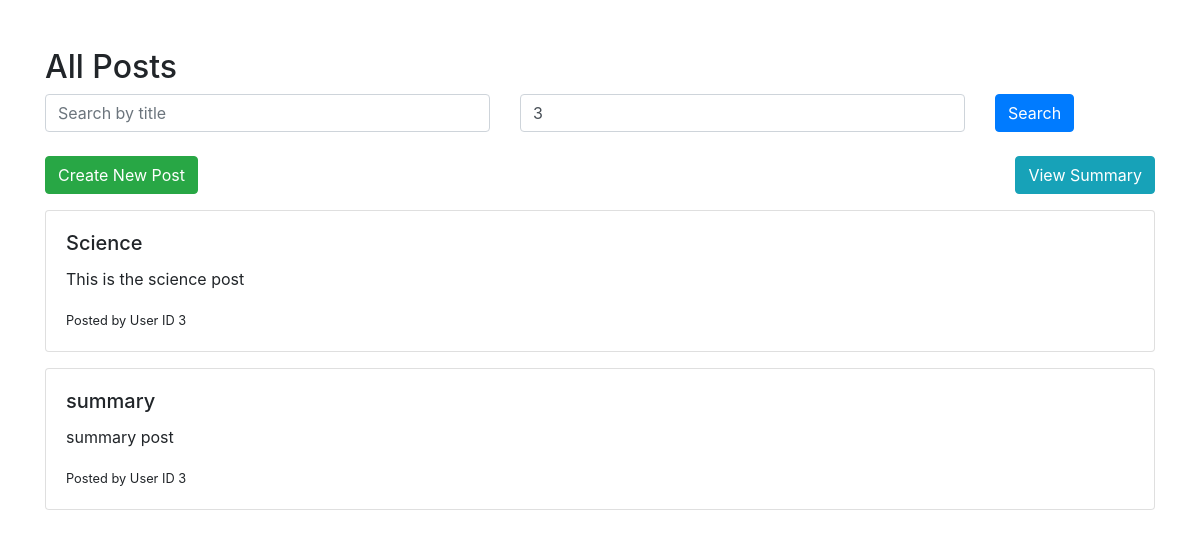
Page /search_posts?user_id=3 on the earlier database version.
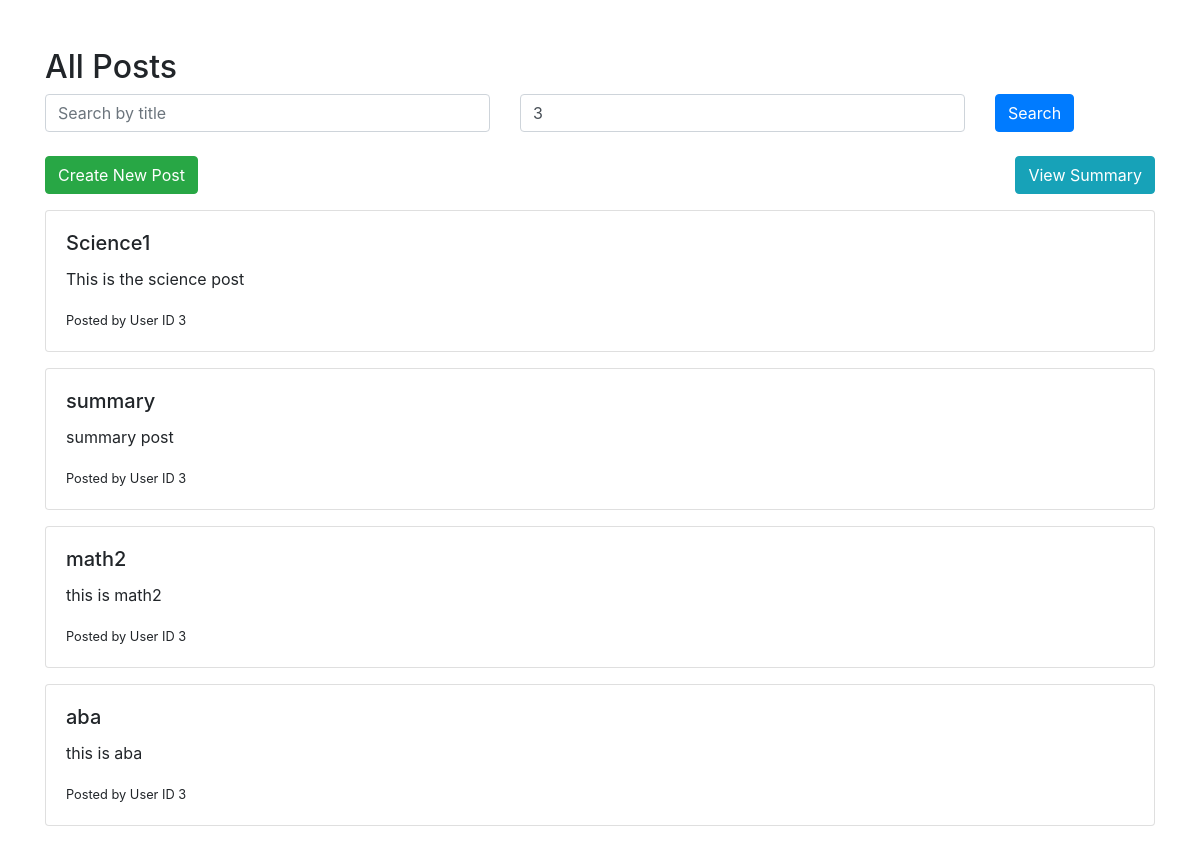
Same page on the later database version.
### models/models.py (models this page shows)
class Post(db.Model):
    __tablename__ = 'posts'
    id = db.Column(db.Integer, primary_key=True)
    title = db.Column(db.String(100), nullable=False)
    content = db.Column(db.Text, nullable=False)
    user_id = db.Column(db.Integer, db.ForeignKey('users.id'), nullable=False)
    flagged = db.Column(db.Boolean, default=False)

### controllers/controllers.py (the view)
@controllers.route('/search_posts', methods=['GET'])
def search_posts():
    title_query = request.args.get('title', '').strip()
    user_id_query = request.args.get('user_id', '').strip()
    query = Post.query
    if title_query:
        query = query.filter(Post.title.ilike(f'%{title_query}%'))
    if user_id_query:
        if user_id_query.isdigit():
            query = query.filter(Post.user_id == int(user_id_query))
        else:
            return "Invalid user ID. It must be a numeric value.", 400
    posts = query.all()
    return render_template('view_posts.html', posts=posts)

### templates/view_posts.html (shortened to what this page needs)
<!DOCTYPE html>
<html lang="en">
<head>
    <link href="https://stackpath.bootstrapcdn.com/bootstrap/4.5.2/css/bootstrap.min.css" rel="stylesheet">
</head>
<body>
    <div class="container mt-5">
        <h2>All Posts</h2>
        <form action="{{ url_for('controllers.search_posts') }}" method="GET" class="mb-4">
            <div class="row">
                <div class="col-md-5">
                    <input type="text" name="title" class="form-control" placeholder="Search by title" value="{{ request.args.get('title', '') }}">
                </div>
                <div class="col-md-5">
                    <input type="text" name="user_id" class="form-control" placeholder="Search by User ID" value="{{ request.args.get('user_id', '') }}">
                </div>
                <div class="col-md-2">
                    <button type="submit" class="btn btn-primary">Search</button>
                </div>
            </div>
        </form>
        <div class="d-flex justify-content-between mb-3">
            <a href="{{ url_for('controllers.create_post') }}" class="btn btn-success">Create New Post</a>
            <a href="{{ url_for('controllers.summary') }}" class="btn btn-info">View Summary</a>
        </div>
        {% if posts %}
            {% for post in posts %}
            <div class="card mb-3">
                <div class="card-body">
                    <h5 class="card-title">{{ post.title }}</h5>
                    <p class="card-text">{{ post.content }}</p>
                    <small>Posted by User ID {{ post.user_id }}</small>
                </div>
            </div>
            {% endfor %}
        {% else %}
            <p>No posts found.</p>
        {% endif %}
    </div>
</body>
</html>

Differences in the rows shown:
changed Post "This is the science post": title "Science" → "Science1"
added Post: title "math2", content "this is math2", user_id "3"
added Post: title "aba", content "this is aba", user_id "3"
